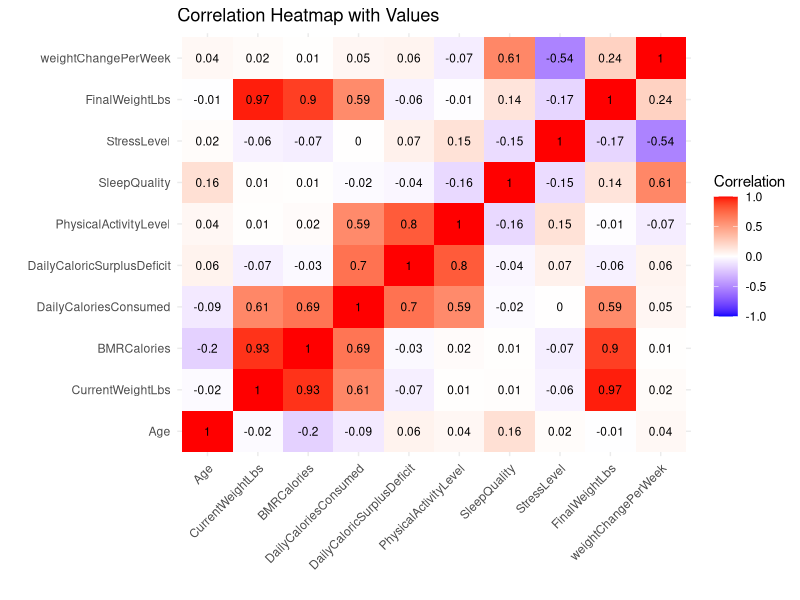
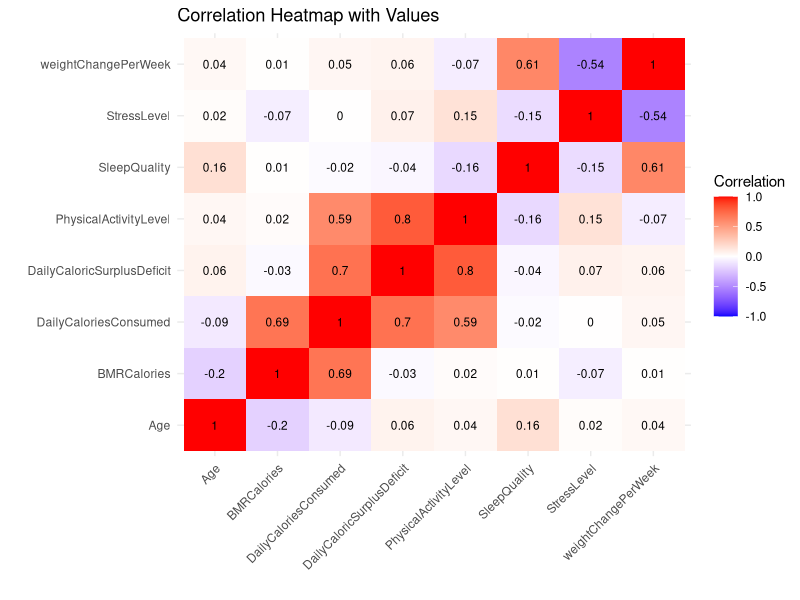
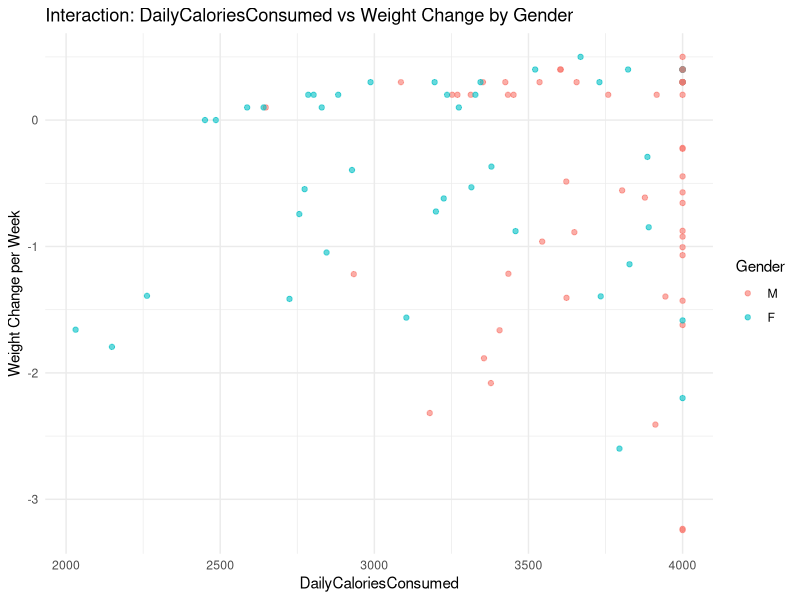
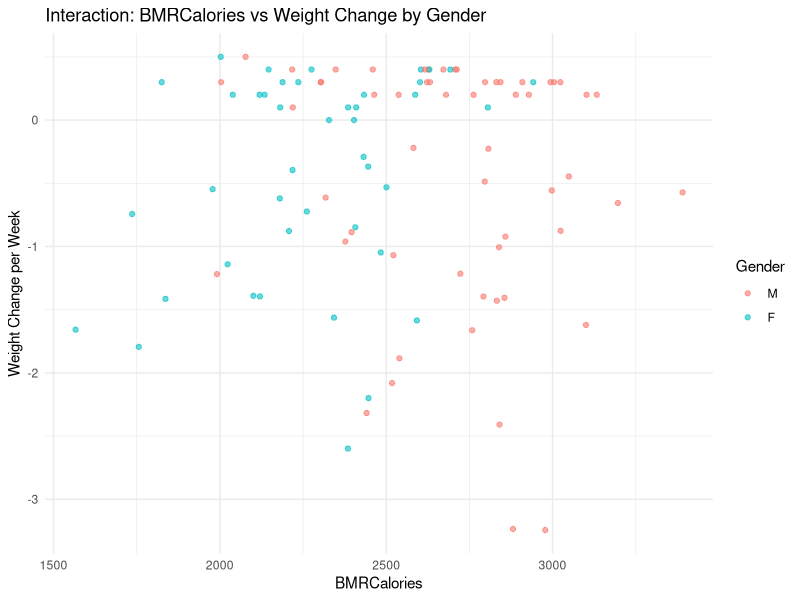
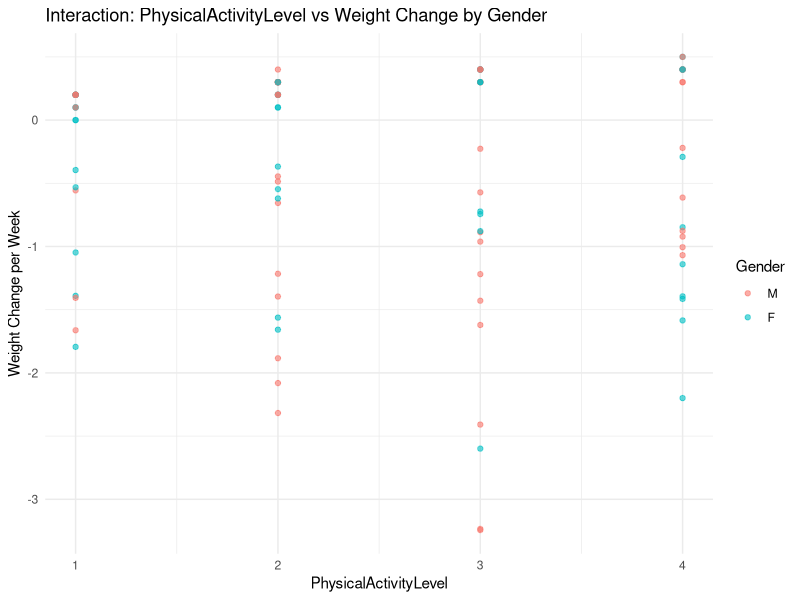
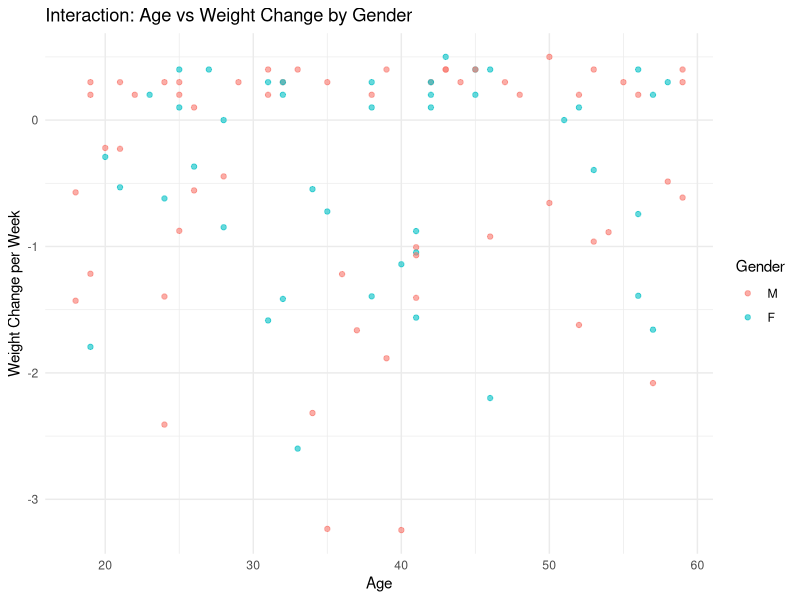
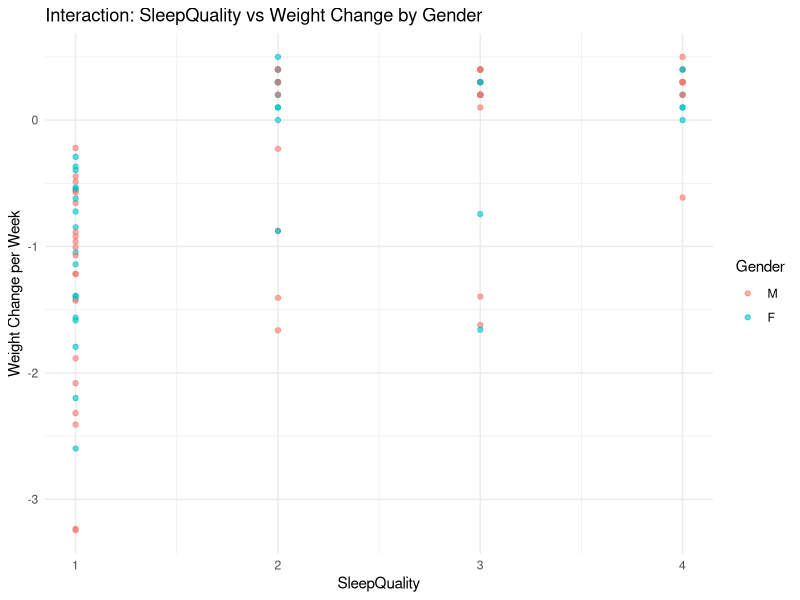
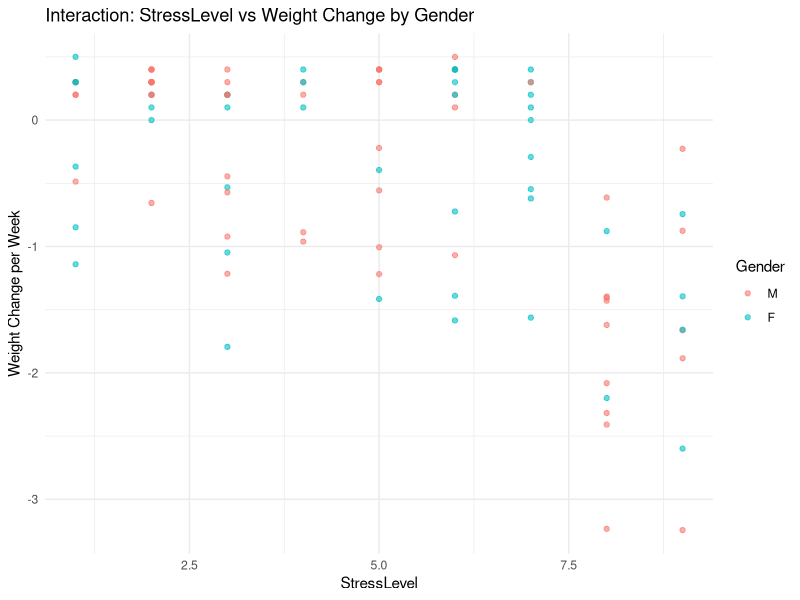

These charts were generated, in order, by the following R code: (Note: this script raises an error after producing the figures.)
## ---- chunk 1
knitr::opts_chunk$set(echo = TRUE)
## ---- chunk 2
library(dplyr)
library(ggplot2)
library(car)
library(reshape2)
## ---- chunk 3
weightData <- read.table("weight_change_dataset.csv", header=TRUE, sep=",")
head(weightData)
## ---- chunk 4

#we treate sleep quality, physical activity level and stress level treat as continuous variables since the levels have a meaningful progression or rank (e.g., increasing physical effort or impact on health).

cleanWeight <- weightData %>%
  mutate(
    Sleep.Quality = case_when(
      Sleep.Quality == "Excellent" ~ 4,
      Sleep.Quality == "Good" ~ 3,
      Sleep.Quality == "Fair" ~ 2,
      Sleep.Quality == "Poor" ~ 1
    ),Physical.Activity.Level = case_when(
      Physical.Activity.Level == "Sedentary" ~ 1,
      Physical.Activity.Level == "Lightly Active" ~ 2,
      Physical.Activity.Level == "Moderately Active" ~ 3,
      Physical.Activity.Level == "Very Active" ~ 4
    )
  )


colnames(cleanWeight) <- c(
  "ParticipantID", "Age", "Gender", 
  "CurrentWeightLbs", "BMRCalories", "DailyCaloriesConsumed", 
  "DailyCaloricSurplusDeficit", "WeightChangeLbs", "DurationWeeks", 
  "PhysicalActivityLevel", "SleepQuality", "StressLevel", 
  "FinalWeightLbs"
)

# Convert categorical variables into factors
cleanWeight <- cleanWeight %>%
  mutate(
    Gender = factor(Gender, levels = c("M", "F"))
  )

#make ratio by weight and duration
#by gradescope suggestion 3

cleanWeight <- cleanWeight %>%
  mutate(weightChangePerWeek = WeightChangeLbs / DurationWeeks) %>%
  select(-ParticipantID, -WeightChangeLbs, -DurationWeeks)

head(cleanWeight)
## ---- chunk 5
numeric_data <- cleanWeight %>%
  select(where(is.numeric))

# Compute correlation matrix
cor_matrix <- cor(numeric_data, use = "complete.obs")

# Melt the correlation matrix for visualization
cor_melt <- melt(cor_matrix)

# Create the heatmap
ggplot(cor_melt, aes(x = Var1, y = Var2, fill = value)) +
  geom_tile() +
  geom_text(aes(label = round(value, 2)), color = "black", size = 3) +
  scale_fill_gradient2(low = "blue", high = "red", mid = "white", midpoint = 0, 
                       limit = c(-1, 1), space = "Lab", name = "Correlation") +
  theme_minimal() +
  theme(axis.text.x = element_text(angle = 45, hjust = 1)) +
  labs(title = "Correlation Heatmap with Values", x = "", y = "")
## ---- chunk 6
cleanWeight <- cleanWeight %>%
  select(-CurrentWeightLbs, -FinalWeightLbs) 

#QUESTION: should I exclude Final weight?
## ---- chunk 7

numeric_data <- cleanWeight %>%
  select(where(is.numeric))
# Compute correlation matrix
cor_matrix <- cor(numeric_data, use = "complete.obs")

# Melt the correlation matrix for visualization
cor_melt <- melt(cor_matrix)

# Create the heatmap
ggplot(cor_melt, aes(x = Var1, y = Var2, fill = value)) +
  geom_tile() +
  geom_text(aes(label = round(value, 2)), color = "black", size = 3) +
  scale_fill_gradient2(low = "blue", high = "red", mid = "white", midpoint = 0, 
                       limit = c(-1, 1), space = "Lab", name = "Correlation") +
  theme_minimal() +
  theme(axis.text.x = element_text(angle = 45, hjust = 1)) +
  labs(title = "Correlation Heatmap with Values", x = "", y = "")
## ---- chunk 8
vif_model <- lm(weightChangePerWeek ~ ., data = cleanWeight)

# Calculate VIF
vif_values <- vif(vif_model)

# Print VIF values
print(vif_values)
## ---- chunk 9
#Incredible High VIF mulicolinearly so delete one vairable
cleanWeight <- cleanWeight %>%
  select(-DailyCaloricSurplusDeficit)


vif_model <- lm(weightChangePerWeek ~ ., data = cleanWeight)

# Calculate VIF
vif_values <- vif(vif_model)

# Print VIF values
print(vif_values)
## ---- chunk 10
predictors <- c("DailyCaloriesConsumed", "BMRCalories","PhysicalActivityLevel", "Age","SleepQuality", "StressLevel")

# Plot each predictor
for (var in predictors) {
  print(
    ggplot(cleanWeight, aes_string(x = var, y = "weightChangePerWeek", color = "Gender")) +
      geom_point(alpha = 0.6) +
      labs(title = paste("Interaction:", var, "vs Weight Change by Gender"),
           x = var, y = "Weight Change per Week") +
      theme_minimal()
  )
}
#It seems BMRCalories will have different trend relative to gender
## ---- chunk 11
regWithInteraction <- lm(weightChangePerWeek ~ Age + Gender * BMRCalories + DailyCaloriesConsumed + PhysicalActivityLevel + StressLevel + SleepQuality,  cleanWeight)
regWithoutInteration <- lm(weightChangePerWeek ~ . , cleanWeight)

## ---- chunk 12
summary(regWithoutInteraction)
#according to the p value the interaction is useless
## ---- chunk 13

summary(regWithInteration)
## ---- chunk 14
reg1 <- lm(weightChangePerWeek ~ Age + Gender + BMRCalories + DailyCaloriesConsumed + StressLevel + SleepQuality, cleanWeight)
summary(reg1)
## ---- chunk 15
reg2 <- lm(weightChangePerWeek ~ Gender + BMRCalories + DailyCaloriesConsumed + StressLevel + SleepQuality, cleanWeight)
summary(reg2)
## ---- chunk 16

reg3 <- lm(weightChangePerWeek ~  Gender + DailyCaloriesConsumed + StressLevel + SleepQuality , cleanWeight_b)
summary(reg3)
## ---- chunk 17
RSS_model <- sum(resid(reg2)^2)         
sigma2 <- summary(reg2)$sigma^2      
p <- length(coef(reg2))                
n <- nrow(cleanWeight_a)        

Cp <- (RSS_model / sigma2) + 2 * p - n
Cp
#valid CP 5+1
plot(reg2)
## ---- chunk 18

RSS_model <- sum(resid(reg3)^2)         
sigma2 <- summary(reg3)$sigma^2      
p <- length(coef(reg3))                
n <- nrow(cleanWeight_b)        

Cp <- (RSS_model / sigma2) + 2 * p - n
Cp
#Valid CP 4+1
plot(reg3)
## ---- chunk 19

meanDCC = mean(cleanWeight$DailyCaloriesConsumed)
reg_cubic <- lm(weightChangePerWeek ~ Gender + 
                 I((meanDCC-DailyCaloriesConsumed)^3) + SleepQuality + StressLevel,  data = cleanWeight)

summary(reg_cubic)
## ---- chunk 20
plot(reg_cubic)
## ---- chunk 21
squared_errors <- numeric(n)

# Perform LOOCV
for (i in 1:n) {
  train_data <- cleanWeight[-i, ]
  test_data <- cleanWeight[i, , drop = FALSE]
  
  loocv_model <- lm(weightChangePerWeek ~ Gender + 
                      I((meanDCC - DailyCaloriesConsumed)^3) + SleepQuality + StressLevel,
                    data = train_data)
  
  predicted <- predict(loocv_model, newdata = test_data)
  
  squared_errors[i] <- (test_data$weightChangePerWeek - predicted)^2
}

loocv_mse <- mean(squared_errors)
cat("LOOCV Mean Squared Error:", loocv_mse, "\n")
## ---- chunk 22

squared_errors <- numeric(n)

for (i in 1:n) {
  train_data <- cleanWeight[-i, ]
  test_data <- cleanWeight[i, , drop = FALSE]
  
  loocv_model <- lm(weightChangePerWeek ~ Gender + 
                      I((meanDCC - DailyCaloriesConsumed)^3) + SleepQuality + StressLevel,data = train_data)
  
  predicted <- predict(reg3, newdata = test_data)
  
  squared_errors[i] <- (test_data$weightChangePerWeek - predicted)^2
}

loocv_mse <- mean(squared_errors)
cat("LOOCV Mean Squared Error:", loocv_mse, "\n")
